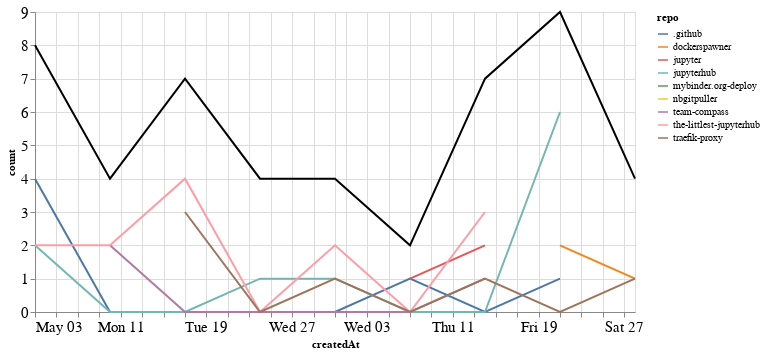

Write notebook code for a chart like this one.
### Markdown cell above
## Comments

### Code cell
comments_time = comments.groupby('repo').resample('W', on='createdAt').count()['author'].reset_index()
comments_time = comments_time.rename(columns={'author': 'count'})
comments_time_total = comments_time.groupby('createdAt').agg({"count": "sum"}).reset_index()
ch1 = alt.Chart(comments_time, width=600).mark_line().encode(
    x='createdAt',
    y='count',
    color='repo',
    tooltip="repo"
)

ch2 = alt.Chart(comments_time_total, width=600).mark_line(color="black").encode(
    x='createdAt',
    y='count',
)

ch1 + ch2

### Figure 1 — Vega-Lite specification as saved in the notebook (floating-point values rounded to 4 significant figures)
{"config": {"axisLeft": {"labelFontSize": 15}, "axisBottom": {"labelFontSize": 15}}, "layer": [{"data": {"name": "data-d0536c972523413c10dcb7c9b4f906a2"}, "mark": "line", "encoding": {"color": {"type": "nominal", "field": "repo"}, "tooltip": {"type": "nominal", "field": "repo"}, "x": {"type": "temporal", "field": "createdAt"}, "y": {"type": "quantitative", "field": "count"}}, "width": 600}, {"data": {"name": "data-8c5403422fbba7c6d7e0394f7bf821dc"}, "mark": {"type": "line", "color": "black"}, "encoding": {"x": {"type": "temporal", "field": "createdAt"}, "y": {"type": "quantitative", "field": "count"}}, "width": 600}], "$schema": "https://vega.github.io/schema/vega-lite/v4.8.1.json", "datasets": {"data-d0536c972523413c10dcb7c9b4f906a2": [{"repo": ".github", "createdAt": "2020-05-03T00:00:00", "count": 4}, {"repo": ".github", "createdAt": "2020-05-10T00:00:00", "count": 0}, {"repo": ".github", "createdAt": "2020-05-17T00:00:00", "count": 0}, {"repo": ".github", "createdAt": "2020-05-24T00:00:00", "count": 0}, {"repo": ".github", "createdAt": "2020-05-31T00:00:00", "count": 0}, {"repo": ".github", "createdAt": "2020-06-07T00:00:00", "count": 1}, {"repo": ".github", "createdAt": "2020-06-14T00:00:00", "count": 0}, {"repo": ".github", "createdAt": "2020-06-21T00:00:00", "count": 1}, {"repo": "dockerspawner", "createdAt": "2020-06-21T00:00:00", "count": 2}, {"repo": "dockerspawner", "createdAt": "2020-06-28T00:00:00", "count": 1}, {"repo": "jupyter", "createdAt": "2020-06-07T00:00:00", "count": 1}, {"repo": "jupyter", "createdAt": "2020-06-14T00:00:00", "count": 2}, {"repo": "jupyterhub", "createdAt": "2020-05-03T00:00:00", "count": 2}, {"repo": "jupyterhub", "createdAt": "2020-05-10T00:00:00", "count": 0}, {"repo": "jupyterhub", "createdAt": "2020-05-17T00:00:00", "count": 0}, {"repo": "jupyterhub", "createdAt": "2020-05-24T00:00:00", "count": 1}, {"repo": "jupyterhub", "createdAt": "2020-05-31T00:00:00", "count": 1}, {"repo": "jupyterhub", "createdAt": "2020-06-07T00:00:00", "count": 0}, {"repo": "jupyterhub", "createdAt": "2020-06-14T00:00:00", "count": 0}, {"repo": "jupyterhub", "createdAt": "2020-06-21T00:00:00", "count": 6}, {"repo": "mybinder.org-deploy", "createdAt": "2020-05-24T00:00:00", "count": 3}, {"repo": "nbgitpuller", "createdAt": "2020-06-28T00:00:00", "count": 2}, {"repo": "team-compass", "createdAt": "2020-05-10T00:00:00", "count": 2}, {"repo": "team-compass", "createdAt": "2020-05-17T00:00:00", "count": 0}, {"repo": "team-compass", "createdAt": "2020-05-24T00:00:00", "count": 0}, {"repo": "team-compass", "createdAt": "2020-05-31T00:00:00", "count": 0}, {"repo": "team-compass", "createdAt": "2020-06-07T00:00:00", "count": 0}, {"repo": "team-compass", "createdAt": "2020-06-14T00:00:00", "count": 1}, {"repo": "the-littlest-jupyterhub", "createdAt": "2020-05-03T00:00:00", "count": 2}, {"repo": "the-littlest-jupyterhub", "createdAt": "2020-05-10T00:00:00", "count": 2}, {"repo": "the-littlest-jupyterhub", "createdAt": "2020-05-17T00:00:00", "count": 4}, {"repo": "the-littlest-jupyterhub", "createdAt": "2020-05-24T00:00:00", "count": 0}, {"repo": "the-littlest-jupyterhub", "createdAt": "2020-05-31T00:00:00", "count": 2}, {"repo": "the-littlest-jupyterhub", "createdAt": "2020-06-07T00:00:00", "count": 0}, {"repo": "the-littlest-jupyterhub", "createdAt": "2020-06-14T00:00:00", "count": 3}, {"repo": "traefik-proxy", "createdAt": "2020-05-17T00:00:00", "count": 3}, {"repo": "traefik-proxy", "createdAt": "2020-05-24T00:00:00", "count": 0}, {"repo": "traefik-proxy", "createdAt": "2020-05-31T00:00:00", "count": 1}, {"repo": "traefik-proxy", "createdAt": "2020-06-07T00:00:00", "count": 0}, {"repo": "traefik-proxy", "createdAt": "2020-06-14T00:00:00", "count": 1}, {"repo": "traefik-proxy", "createdAt": "2020-06-21T00:00:00", "count": 0}, {"repo": "traefik-proxy", "createdAt": "2020-06-28T00:00:00", "count": 1}], "data-8c5403422fbba7c6d7e0394f7bf821dc": [{"createdAt": "2020-05-03T00:00:00", "count": 8}, {"createdAt": "2020-05-10T00:00:00", "count": 4}, {"createdAt": "2020-05-17T00:00:00", "count": 7}, {"createdAt": "2020-05-24T00:00:00", "count": 4}, {"createdAt": "2020-05-31T00:00:00", "count": 4}, {"createdAt": "2020-06-07T00:00:00", "count": 2}, {"createdAt": "2020-06-14T00:00:00", "count": 7}, {"createdAt": "2020-06-21T00:00:00", "count": 9}, {"createdAt": "2020-06-28T00:00:00", "count": 4}]}}
